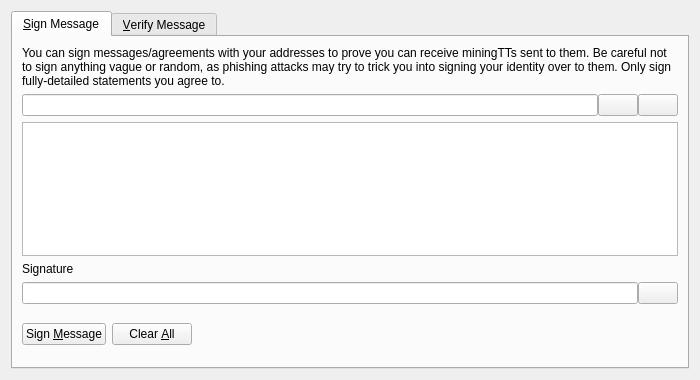
<?xml version="1.0" encoding="UTF-8"?>
<ui version="4.0">
 <class>SignVerifyMessageDialog</class>
 <widget class="QDialog" name="SignVerifyMessageDialog">
  <property name="geometry">
   <rect>
    <x>0</x>
    <y>0</y>
    <width>700</width>
    <height>380</height>
   </rect>
  </property>
  <property name="windowTitle">
   <string>Signatures - Sign / Verify a Message</string>
  </property>
  <property name="modal">
   <bool>true</bool>
  </property>
  <layout class="QVBoxLayout" name="verticalLayout">
   <item>
    <widget class="QTabWidget" name="tabWidget">
     <property name="currentIndex">
      <number>0</number>
     </property>
     <widget class="QWidget" name="tabSignMessage">
      <attribute name="title">
       <string>&amp;Sign Message</string>
      </attribute>
      <layout class="QVBoxLayout" name="verticalLayout_SM">
       <item>
        <widget class="QLabel" name="infoLabel_SM">
         <property name="text">
          <string>You can sign messages/agreements with your addresses to prove you can receive miningTTs sent to them. Be careful not to sign anything vague or random, as phishing attacks may try to trick you into signing your identity over to them. Only sign fully-detailed statements you agree to.</string>
         </property>
         <property name="textFormat">
          <enum>Qt::PlainText</enum>
         </property>
         <property name="wordWrap">
          <bool>true</bool>
         </property>
        </widget>
       </item>
       <item>
        <layout class="QHBoxLayout" name="horizontalLayout_1_SM">
         <property name="spacing">
          <number>0</number>
         </property>
         <item>
          <widget class="QValidatedLineEdit" name="addressIn_SM">
           <property name="toolTip">
            <string>The MiningTT address to sign the message with</string>
           </property>
          </widget>
         </item>
         <item>
          <widget class="QPushButton" name="addressBookButton_SM">
           <property name="toolTip">
            <string>Choose previously used address</string>
           </property>
           <property name="text">
            <string/>
           </property>
           <property name="icon">
            <iconset resource="../bitcoin.qrc">
             <normaloff>:/icons/address-book</normaloff>:/icons/address-book</iconset>
           </property>
           <property name="shortcut">
            <string>Alt+A</string>
           </property>
           <property name="autoDefault">
            <bool>false</bool>
           </property>
          </widget>
         </item>
         <item>
          <widget class="QPushButton" name="pasteButton_SM">
           <property name="toolTip">
            <string>Paste address from clipboard</string>
           </property>
           <property name="text">
            <string/>
           </property>
           <property name="icon">
            <iconset resource="../bitcoin.qrc">
             <normaloff>:/icons/editpaste</normaloff>:/icons/editpaste</iconset>
           </property>
           <property name="shortcut">
            <string>Alt+P</string>
           </property>
           <property name="autoDefault">
            <bool>false</bool>
           </property>
          </widget>
         </item>
        </layout>
       </item>
       <item>
        <widget class="QPlainTextEdit" name="messageIn_SM">
         <property name="toolTip">
          <string>Enter the message you want to sign here</string>
         </property>
        </widget>
       </item>
       <item>
        <widget class="QLabel" name="signatureLabel_SM">
         <property name="text">
          <string>Signature</string>
         </property>
         <property name="textFormat">
          <enum>Qt::PlainText</enum>
         </property>
        </widget>
       </item>
       <item>
        <layout class="QHBoxLayout" name="horizontalLayout_2_SM">
         <property name="spacing">
          <number>0</number>
         </property>
         <item>
          <widget class="QLineEdit" name="signatureOut_SM">
           <property name="font">
            <font>
             <italic>true</italic>
            </font>
           </property>
           <property name="readOnly">
            <bool>true</bool>
           </property>
          </widget>
         </item>
         <item>
          <widget class="QPushButton" name="copySignatureButton_SM">
           <property name="toolTip">
            <string>Copy the current signature to the system clipboard</string>
           </property>
           <property name="text">
            <string/>
           </property>
           <property name="icon">
            <iconset resource="../bitcoin.qrc">
             <normaloff>:/icons/editcopy</normaloff>:/icons/editcopy</iconset>
           </property>
           <property name="autoDefault">
            <bool>false</bool>
           </property>
          </widget>
         </item>
        </layout>
       </item>
       <item>
        <layout class="QHBoxLayout" name="horizontalLayout_3_SM">
         <item>
          <widget class="QPushButton" name="signMessageButton_SM">
           <property name="toolTip">
            <string>Sign the message to prove you own this MiningTT address</string>
           </property>
           <property name="text">
            <string>Sign &amp;Message</string>
           </property>
           <property name="icon">
            <iconset resource="../bitcoin.qrc">
             <normaloff>:/icons/edit</normaloff>:/icons/edit</iconset>
           </property>
           <property name="autoDefault">
            <bool>false</bool>
           </property>
          </widget>
         </item>
         <item>
          <widget class="QPushButton" name="clearButton_SM">
           <property name="toolTip">
            <string>Reset all sign message fields</string>
           </property>
           <property name="text">
            <string>Clear &amp;All</string>
           </property>
           <property name="icon">
            <iconset resource="../bitcoin.qrc">
             <normaloff>:/icons/remove</normaloff>:/icons/remove</iconset>
           </property>
           <property name="autoDefault">
            <bool>false</bool>
           </property>
          </widget>
         </item>
         <item>
          <spacer name="horizontalSpacer_1_SM">
           <property name="orientation">
            <enum>Qt::Horizontal</enum>
           </property>
           <property name="sizeHint" stdset="0">
            <size>
             <width>40</width>
             <height>48</height>
            </size>
           </property>
          </spacer>
         </item>
         <item>
          <widget class="QLabel" name="statusLabel_SM">
           <property name="font">
            <font>
             <weight>75</weight>
             <bold>true</bold>
            </font>
           </property>
           <property name="text">
            <string/>
           </property>
           <property name="wordWrap">
            <bool>true</bool>
           </property>
          </widget>
         </item>
         <item>
          <spacer name="horizontalSpacer_2_SM">
           <property name="orientation">
            <enum>Qt::Horizontal</enum>
           </property>
           <property name="sizeHint" stdset="0">
            <size>
             <width>40</width>
             <height>48</height>
            </size>
           </property>
          </spacer>
         </item>
        </layout>
       </item>
      </layout>
     </widget>
     <widget class="QWidget" name="tabVerifyMessage">
      <attribute name="title">
       <string>&amp;Verify Message</string>
      </attribute>
      <layout class="QVBoxLayout" name="verticalLayout_VM">
       <item>
        <widget class="QLabel" name="infoLabel_VM">
         <property name="text">
          <string>Enter the receiver's address, message (ensure you copy line breaks, spaces, tabs, etc. exactly) and signature below to verify the message. Be careful not to read more into the signature than what is in the signed message itself, to avoid being tricked by a man-in-the-middle attack. Note that this only proves the signing party receives with the address, it cannot prove sendership of any transaction!</string>
         </property>
         <property name="textFormat">
          <enum>Qt::PlainText</enum>
         </property>
         <property name="alignment">
          <set>Qt::AlignLeading|Qt::AlignLeft|Qt::AlignTop</set>
         </property>
         <property name="wordWrap">
          <bool>true</bool>
         </property>
        </widget>
       </item>
       <item>
        <layout class="QHBoxLayout" name="horizontalLayout_1_VM">
         <property name="spacing">
          <number>0</number>
         </property>
         <item>
          <widget class="QValidatedLineEdit" name="addressIn_VM">
           <property name="toolTip">
            <string>The MiningTT address the message was signed with</string>
           </property>
          </widget>
         </item>
         <item>
          <widget class="QPushButton" name="addressBookButton_VM">
           <property name="toolTip">
            <string>Choose previously used address</string>
           </property>
           <property name="text">
            <string/>
           </property>
           <property name="icon">
            <iconset resource="../bitcoin.qrc">
             <normaloff>:/icons/address-book</normaloff>:/icons/address-book</iconset>
           </property>
           <property name="shortcut">
            <string>Alt+A</string>
           </property>
           <property name="autoDefault">
            <bool>false</bool>
           </property>
          </widget>
         </item>
        </layout>
       </item>
       <item>
        <widget class="QPlainTextEdit" name="messageIn_VM"/>
       </item>
       <item>
        <widget class="QValidatedLineEdit" name="signatureIn_VM"/>
       </item>
       <item>
        <layout class="QHBoxLayout" name="horizontalLayout_2_VM">
         <item>
          <widget class="QPushButton" name="verifyMessageButton_VM">
           <property name="toolTip">
            <string>Verify the message to ensure it was signed with the specified MiningTT address</string>
           </property>
           <property name="text">
            <string>Verify &amp;Message</string>
           </property>
           <property name="icon">
            <iconset resource="../bitcoin.qrc">
             <normaloff>:/icons/transaction_0</normaloff>:/icons/transaction_0</iconset>
           </property>
           <property name="autoDefault">
            <bool>false</bool>
           </property>
          </widget>
         </item>
         <item>
          <widget class="QPushButton" name="clearButton_VM">
           <property name="toolTip">
            <string>Reset all verify message fields</string>
           </property>
           <property name="text">
            <string>Clear &amp;All</string>
           </property>
           <property name="icon">
            <iconset resource="../bitcoin.qrc">
             <normaloff>:/icons/remove</normaloff>:/icons/remove</iconset>
           </property>
           <property name="autoDefault">
            <bool>false</bool>
           </property>
          </widget>
         </item>
         <item>
          <spacer name="horizontalSpacer_1_VM">
           <property name="orientation">
            <enum>Qt::Horizontal</enum>
           </property>
           <property name="sizeHint" stdset="0">
            <size>
             <width>40</width>
             <height>48</height>
            </size>
           </property>
          </spacer>
         </item>
         <item>
          <widget class="QLabel" name="statusLabel_VM">
           <property name="font">
            <font>
             <weight>75</weight>
             <bold>true</bold>
            </font>
           </property>
           <property name="text">
            <string/>
           </property>
           <property name="wordWrap">
            <bool>true</bool>
           </property>
          </widget>
         </item>
         <item>
          <spacer name="horizontalSpacer_2_VM">
           <property name="orientation">
            <enum>Qt::Horizontal</enum>
           </property>
           <property name="sizeHint" stdset="0">
            <size>
             <width>40</width>
             <height>48</height>
            </size>
           </property>
          </spacer>
         </item>
        </layout>
       </item>
      </layout>
     </widget>
    </widget>
   </item>
  </layout>
 </widget>
 <customwidgets>
  <customwidget>
   <class>QValidatedLineEdit</class>
   <extends>QLineEdit</extends>
   <header>qvalidatedlineedit.h</header>
  </customwidget>
 </customwidgets>
 <resources>
  <include location="../bitcoin.qrc"/>
 </resources>
 <connections/>
</ui>
